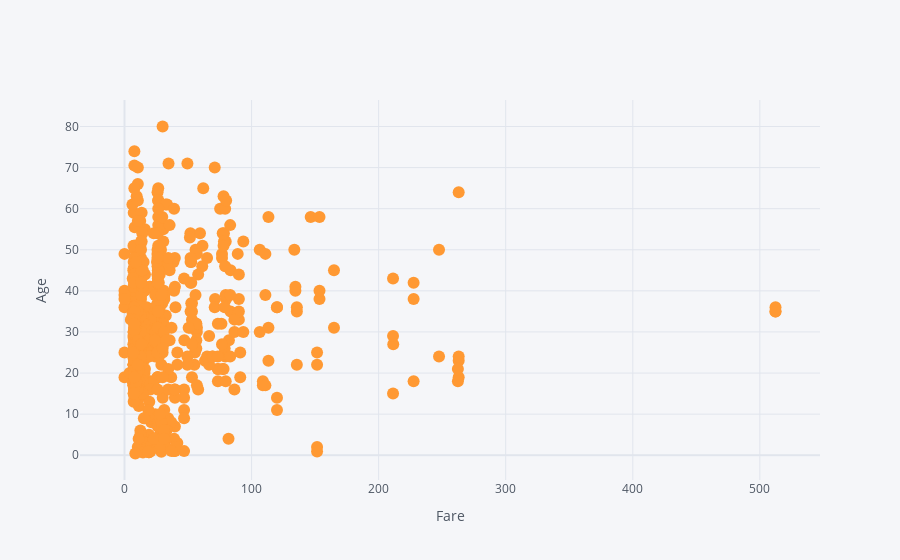

Write notebook code for a chart like this one.
### Code cell
titanic.iplot(x='fare',y='age',mode='markers',xTitle="Fare", yTitle='Age')

### Figure 1 — Plotly figure (JSON) as saved in the notebook; plotly's stock layout.template omitted (floating-point values rounded to 4 significant figures; data arrays with more than 128 entries replaced by an {"elided": "..."} marker saying what was removed)
{"data": [{"line": {"color": "rgba(255, 153, 51, 1.0)", "dash": "solid", "shape": "linear", "width": 1.3}, "marker": {"size": 12, "symbol": "circle"}, "mode": "markers", "name": "age", "text": "", "type": "scatter", "x": {"elided": "891 float values"}, "y": {"elided": "891 mixed values"}}], "layout": {"legend": {"bgcolor": "#F5F6F9", "font": {"color": "#4D5663"}}, "paper_bgcolor": "#F5F6F9", "plot_bgcolor": "#F5F6F9", "title": {"font": {"color": "#4D5663"}}, "xaxis": {"gridcolor": "#E1E5ED", "showgrid": true, "tickfont": {"color": "#4D5663"}, "title": {"font": {"color": "#4D5663"}, "text": "Fare"}, "zerolinecolor": "#E1E5ED"}, "yaxis": {"gridcolor": "#E1E5ED", "showgrid": true, "tickfont": {"color": "#4D5663"}, "title": {"font": {"color": "#4D5663"}, "text": "Age"}, "zerolinecolor": "#E1E5ED"}}}
